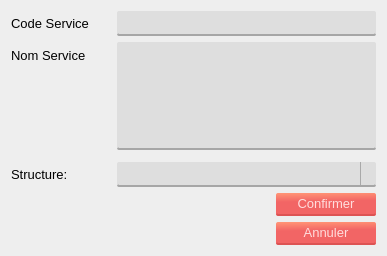
<?xml version="1.0" encoding="UTF-8"?>
<ui version="4.0">
 <class>Dialog</class>
 <widget class="QDialog" name="Dialog">
  <property name="windowModality">
   <enum>Qt::ApplicationModal</enum>
  </property>
  <property name="geometry">
   <rect>
    <x>0</x>
    <y>0</y>
    <width>387</width>
    <height>256</height>
   </rect>
  </property>
  <property name="windowTitle">
   <string>Ajouter service</string>
  </property>
  <property name="windowIcon">
   <iconset>
    <normaloff>icon.png</normaloff>icon.png</iconset>
  </property>
  <property name="styleSheet">
   <string notr="true">*{
	font: 10pt;
}
#Dialog{
	
	background-color: #eee;
	font: 10pt;
}

.QPushButton{
	border-radius: 2;
	background-color: qlineargradient(spread:pad, x1:0.548, y1:1, x2:0.469455, y2:0, stop:0.627119 rgba(242, 101, 101, 255), stop:1 rgba(255, 146, 117, 255));
	border-bottom: 2px solid;
	border-bottom-color:rgb(221, 83, 83);
	padding: 3px 16px;
	color:rgb(255, 221, 221);	
	font: 10pt;
}
.QPushButton:pressed{
	background-color: rgb(220, 91, 91);
	border-bottom-color: rgb(194, 73, 73);
}

.QLineEdit, .QTextEdit{
	border-radius: 2;
	border-bottom: 2px solid rgb(166, 166, 166);
	font: 10pt;
	padding: 3px 6px;
	
	background-color:rgb(222, 222, 222);
}

.QComboBox{
	border-radius: 2;
	background-color:rgb(222, 222, 222);
	border: none;
	padding: 3px 6px;
	border-bottom: 2px solid rgb(166, 166, 166);
}
.QComboBox::drop-down{
	 subcontrol-origin: padding;
    subcontrol-position: top right;
	
	border-left-width: 1px;
    border-left-color: darkgray;
    border-left-style: solid;
}
QComboBox:!editable:on, QComboBox::drop-down:editable:on {
    background: qlineargradient(x1: 0, y1: 0, x2: 0, y2: 1,
                                stop: 0 #D3D3D3, stop: 0.4 #D8D8D8,
                                stop: 0.5 #DDDDDD, stop: 1.0 #E1E1E1);
}</string>
  </property>
  <layout class="QGridLayout" name="gridLayout">
   <item row="1" column="1">
    <widget class="QPushButton" name="confirmer_button">
     <property name="maximumSize">
      <size>
       <width>100</width>
       <height>16777215</height>
      </size>
     </property>
     <property name="text">
      <string>Confirmer</string>
     </property>
    </widget>
   </item>
   <item row="0" column="0" colspan="2">
    <layout class="QFormLayout" name="formLayout">
     <item row="0" column="0">
      <widget class="QLabel" name="label">
       <property name="minimumSize">
        <size>
         <width>100</width>
         <height>0</height>
        </size>
       </property>
       <property name="text">
        <string>Code Service</string>
       </property>
      </widget>
     </item>
     <item row="0" column="1">
      <widget class="QLineEdit" name="codes"/>
     </item>
     <item row="1" column="0">
      <widget class="QLabel" name="label_2">
       <property name="minimumSize">
        <size>
         <width>100</width>
         <height>0</height>
        </size>
       </property>
       <property name="text">
        <string>Nom Service</string>
       </property>
      </widget>
     </item>
     <item row="1" column="1">
      <widget class="QTextEdit" name="noms">
       <property name="maximumSize">
        <size>
         <width>16777215</width>
         <height>213912</height>
        </size>
       </property>
      </widget>
     </item>
     <item row="2" column="1">
      <spacer name="verticalSpacer">
       <property name="orientation">
        <enum>Qt::Vertical</enum>
       </property>
       <property name="sizeHint" stdset="0">
        <size>
         <width>20</width>
         <height>40</height>
        </size>
       </property>
      </spacer>
     </item>
     <item row="3" column="0">
      <widget class="QLabel" name="structureLabel">
       <property name="text">
        <string>Structure:</string>
       </property>
      </widget>
     </item>
     <item row="3" column="1">
      <widget class="QComboBox" name="str_combo"/>
     </item>
    </layout>
   </item>
   <item row="2" column="1">
    <widget class="QPushButton" name="pushButton_2">
     <property name="maximumSize">
      <size>
       <width>100</width>
       <height>16777215</height>
      </size>
     </property>
     <property name="text">
      <string>Annuler</string>
     </property>
    </widget>
   </item>
   <item row="3" column="1">
    <spacer name="verticalSpacer_2">
     <property name="orientation">
      <enum>Qt::Vertical</enum>
     </property>
     <property name="sizeHint" stdset="0">
      <size>
       <width>20</width>
       <height>40</height>
      </size>
     </property>
    </spacer>
   </item>
  </layout>
 </widget>
 <resources/>
 <connections>
  <connection>
   <sender>pushButton_2</sender>
   <signal>clicked()</signal>
   <receiver>Dialog</receiver>
   <slot>close()</slot>
   <hints>
    <hint type="sourcelabel">
     <x>303</x>
     <y>227</y>
    </hint>
    <hint type="destinationlabel">
     <x>85</x>
     <y>219</y>
    </hint>
   </hints>
  </connection>
 </connections>
</ui>
